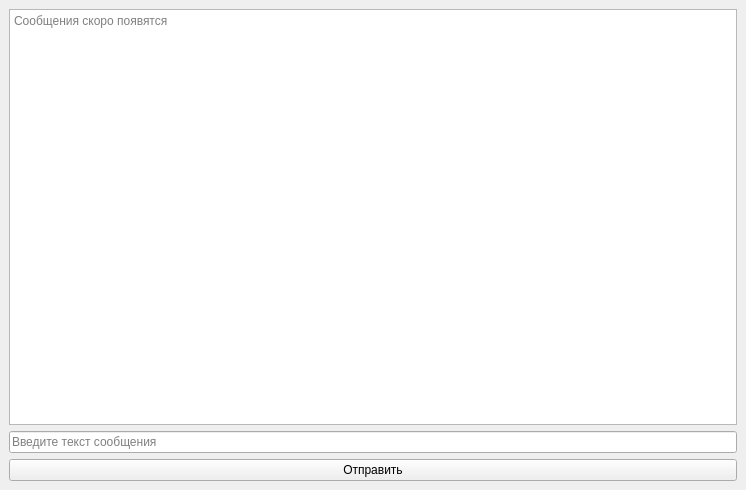
<?xml version="1.0" encoding="UTF-8"?>
<ui version="4.0">
 <class>MainWindow</class>
 <widget class="QMainWindow" name="MainWindow">
  <property name="geometry">
   <rect>
    <x>0</x>
    <y>0</y>
    <width>746</width>
    <height>490</height>
   </rect>
  </property>
  <property name="windowTitle">
   <string>MainWindow</string>
  </property>
  <widget class="QWidget" name="centralwidget">
   <layout class="QVBoxLayout" name="verticalLayout">
    <item>
     <widget class="QPlainTextEdit" name="plainTextEdit">
      <property name="readOnly">
       <bool>true</bool>
      </property>
      <property name="placeholderText">
       <string>Сообщения скоро появятся</string>
      </property>
     </widget>
    </item>
    <item>
     <widget class="QLineEdit" name="lineEdit">
      <property name="placeholderText">
       <string>Введите текст сообщения</string>
      </property>
     </widget>
    </item>
    <item>
     <widget class="QPushButton" name="pushButton">
      <property name="text">
       <string>Отправить</string>
      </property>
     </widget>
    </item>
   </layout>
  </widget>
 </widget>
 <resources/>
 <connections/>
</ui>
